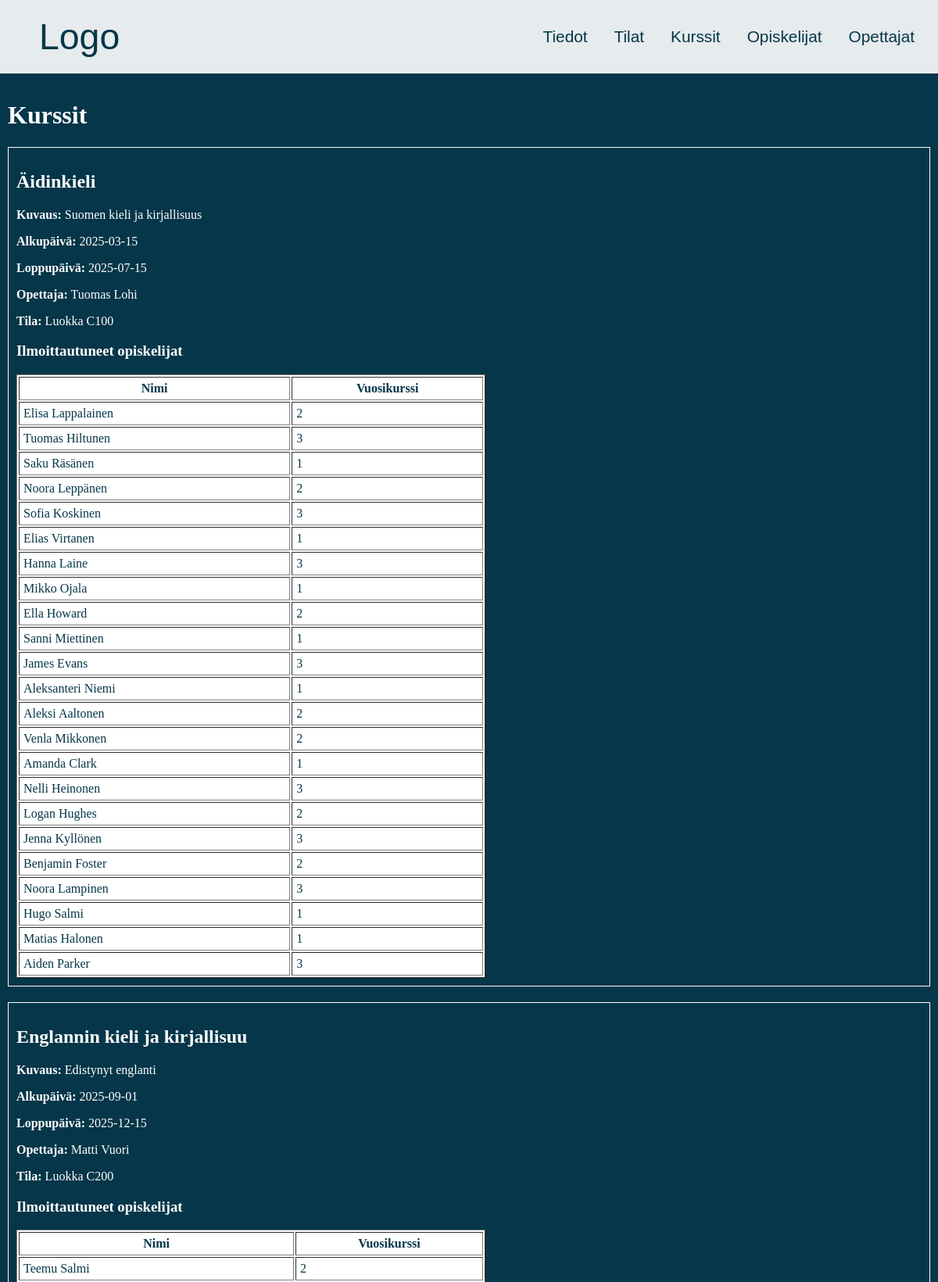
The app's page /Koodi/kurssit.php (upper part) with its own data.
### tables this page shows
CREATE TABLE `kurssit` (
  `Tunnus` int(11) NOT NULL,
  `Nimi` varchar(30) NOT NULL,
  `Kuvaus` text NOT NULL,
  `Alkupaiva` date NOT NULL,
  `Loppupaiva` date NOT NULL,
  `Opettaja` int(11) NOT NULL,
  `Tila` int(11) NOT NULL
);

CREATE TABLE `opettajat` (
  `Tunnusnumero` int(11) NOT NULL,
  `Etunimi` varchar(30) NOT NULL,
  `Sukunimi` varchar(30) NOT NULL,
  `Aine` varchar(30) NOT NULL
);

CREATE TABLE `tilat` (
  `Tunnus` int(11) NOT NULL,
  `Nimi` varchar(30) NOT NULL,
  `Kapasiteetti` int(11) NOT NULL
);

CREATE TABLE `opiskelijat` (
  `Opiskelijanumero` int(11) NOT NULL,
  `Etunimi` varchar(20) NOT NULL,
  `Sukunimi` varchar(20) NOT NULL,
  `Syntymapaiva` date NOT NULL,
  `Vuosikurssi` int(11) NOT NULL
);

### Koodi/kurssit.php (the view, shortened to what this page needs)
<?php
include 'yhteys.php';
$sql = "SELECT k.Tunnus, k.Nimi, k.Kuvaus, k.Alkupaiva, k.Loppupaiva,
               o.Etunimi, o.Sukunimi,
               t.Nimi AS tila_nimi
        FROM kurssit k
        LEFT JOIN opettajat o ON k.Opettaja = o.Tunnusnumero
        LEFT JOIN tilat t ON k.Tila = t.Tunnus
        ORDER BY k.Nimi";
$stmt = $yhteys->query($sql);
$kurssit = $stmt->fetchAll(PDO::FETCH_ASSOC);
?>
<!DOCTYPE html>
<html lang="fi">
<head>
    <link rel="stylesheet" href="styles.css">
</head>
<body>
    <div class="header">
        <a href="index.php" class="logo">Logo</a>
        <div class="items">
            <a href="tiedot.php">Tiedot</a>
            <a href="tilat.php">Tilat</a>
            <a href="kurssit.php">Kurssit</a>
            <a href="opiskelijat.php">Opiskelijat</a>
            <a href="opettajat.php">Opettajat</a>
        </div>
    </div>
    <div class="content">
        <h1 class="kurs">Kurssit</h1>
        <?php foreach ($kurssit as $kurssi): ?>
            <div class="course-box" style="border:1px solid white; padding:10px; margin-bottom:20px;">
                <h2><?= htmlspecialchars($kurssi['Nimi']) ?></h2>
                <p><strong>Kuvaus:</strong> <?= nl2br(htmlspecialchars($kurssi['Kuvaus'])) ?></p>
                <p><strong>Alkupäivä:</strong> <?= htmlspecialchars($kurssi['Alkupaiva']) ?></p>
                <p><strong>Loppupäivä:</strong> <?= htmlspecialchars($kurssi['Loppupaiva']) ?></p>
                <p><strong>Opettaja:</strong> <?= htmlspecialchars($kurssi['Etunimi'] . ' ' . $kurssi['Sukunimi']) ?></p>
                <p><strong>Tila:</strong> <?= htmlspecialchars($kurssi['tila_nimi']) ?></p>
                <h3>Ilmoittautuneet opiskelijat</h3>
                <?php
                $sql2 = "SELECT o.Etunimi, o.Sukunimi, o.Vuosikurssi
                         FROM kurssikirjautuminen kk
                         JOIN opiskelijat o ON kk.Opiskelija = o.Opiskelijanumero
                         WHERE kk.Kurssi = ?";
                $stmt2 = $yhteys->prepare($sql2);
                $stmt2->execute([$kurssi['Tunnus']]);
                $opiskelijat = $stmt2->fetchAll(PDO::FETCH_ASSOC);
                ?>
                <?php if (empty($opiskelijat)): ?>
                    <p>Ei vielä ilmoittautuneita opiskelijoita.</p>
                <?php else: ?>
                    <table border="1" cellpadding="5" style="width:100%; max-width:600px;">
                        <tr>
                            <th>Nimi</th>
                            <th>Vuosikurssi</th>
                        </tr>
                        <?php foreach ($opiskelijat as $op): ?>
                        <tr>
                            <td><?= htmlspecialchars($op['Etunimi'] . ' ' . $op['Sukunimi']) ?></td>
                            <td><?= htmlspecialchars($op['Vuosikurssi']) ?></td>
                        </tr>
                        <?php endforeach; ?>
                    </table>
                <?php endif; ?>
            </div>
        <?php endforeach; ?>
    </div>
</body>
</html>

### Koodi/styles.css (style rules this page uses)
html, body { margin: 0; padding: 0; min-height: 150vh; width: 100%; background-color: rgb(5, 54, 73); display: flex; flex-direction: column; }
.header { display: flex; justify-content: space-between; align-items: center; padding: 15px; background-color: rgb(255, 255, 255, 0.9); border-bottom: 0.3rem solid rgb(5, 54, 73); }
.header a { padding: 10px 15px; transition: all 0.3s ease; }
.header a { margin: 0; color: rgb(5, 54, 73); text-decoration: none; font-size: 1.3rem; font-family: 'Gill Sans', 'Gill Sans MT', Calibri, 'Trebuchet MS', sans-serif; transition: all 0.3s ease; }
.header .logo { align-items: center; padding: 5px; text-align: left; color: rgb(5, 54, 73); margin-left: 30px; text-decoration: none; font-size: 2.9rem; }
.content { color: white; padding: 10px; }
table, th, td { background-color: white; color: rgb(5, 54, 73); }

### records on screen
kurssit: Nimi "Äidinkieli", Kuvaus "Suomen kieli ja kirjallisuus", Alkupaiva "2025-03-15", Loppupaiva "2025-07-15", Opettaja.Sukunimi "Tuomas Lohi", Tila.Nimi "Luokka C100"
opiskelijat: Etunimi+Sukunimi "Elisa Lappalainen", Vuosikurssi "2"
opiskelijat: Etunimi+Sukunimi "Tuomas Hiltunen", Vuosikurssi "3"
opiskelijat: Etunimi+Sukunimi "Saku Räsänen", Vuosikurssi "1"
opiskelijat: Etunimi+Sukunimi "Noora Leppänen", Vuosikurssi "2"
opiskelijat: Etunimi+Sukunimi "Sofia Koskinen", Vuosikurssi "3"
opiskelijat: Etunimi+Sukunimi "Elias Virtanen", Vuosikurssi "1"
opiskelijat: Etunimi+Sukunimi "Hanna Laine", Vuosikurssi "3"
opiskelijat: Etunimi+Sukunimi "Mikko Ojala", Vuosikurssi "1"
opiskelijat: Etunimi+Sukunimi "Ella Howard", Vuosikurssi "2"
opiskelijat: Etunimi+Sukunimi "Sanni Miettinen", Vuosikurssi "1"
opiskelijat: Etunimi+Sukunimi "James Evans", Vuosikurssi "3"
opiskelijat: Etunimi+Sukunimi "Aleksanteri Niemi", Vuosikurssi "1"
opiskelijat: Etunimi+Sukunimi "Aleksi Aaltonen", Vuosikurssi "2"
opiskelijat: Etunimi+Sukunimi "Venla Mikkonen", Vuosikurssi "2"
opiskelijat: Etunimi+Sukunimi "Amanda Clark", Vuosikurssi "1"
opiskelijat: Etunimi+Sukunimi "Nelli Heinonen", Vuosikurssi "3"
opiskelijat: Etunimi+Sukunimi "Logan Hughes", Vuosikurssi "2"
opiskelijat: Etunimi+Sukunimi "Jenna Kyllönen", Vuosikurssi "3"
opiskelijat: Etunimi+Sukunimi "Benjamin Foster", Vuosikurssi "2"
opiskelijat: Etunimi+Sukunimi "Noora Lampinen", Vuosikurssi "3"
opiskelijat: Etunimi+Sukunimi "Hugo Salmi", Vuosikurssi "1"
opiskelijat: Etunimi+Sukunimi "Matias Halonen", Vuosikurssi "1"
opiskelijat: Etunimi+Sukunimi "Aiden Parker", Vuosikurssi "3"
kurssit: Nimi "Englannin kieli ja kirjallisuu", Kuvaus "Edistynyt englanti", Alkupaiva "2025-09-01", Loppupaiva "2025-12-15", Opettaja.Sukunimi "Matti Vuori", Tila.Nimi "Luokka C200"
opiskelijat: Etunimi+Sukunimi "Teemu Salmi", Vuosikurssi "2"
